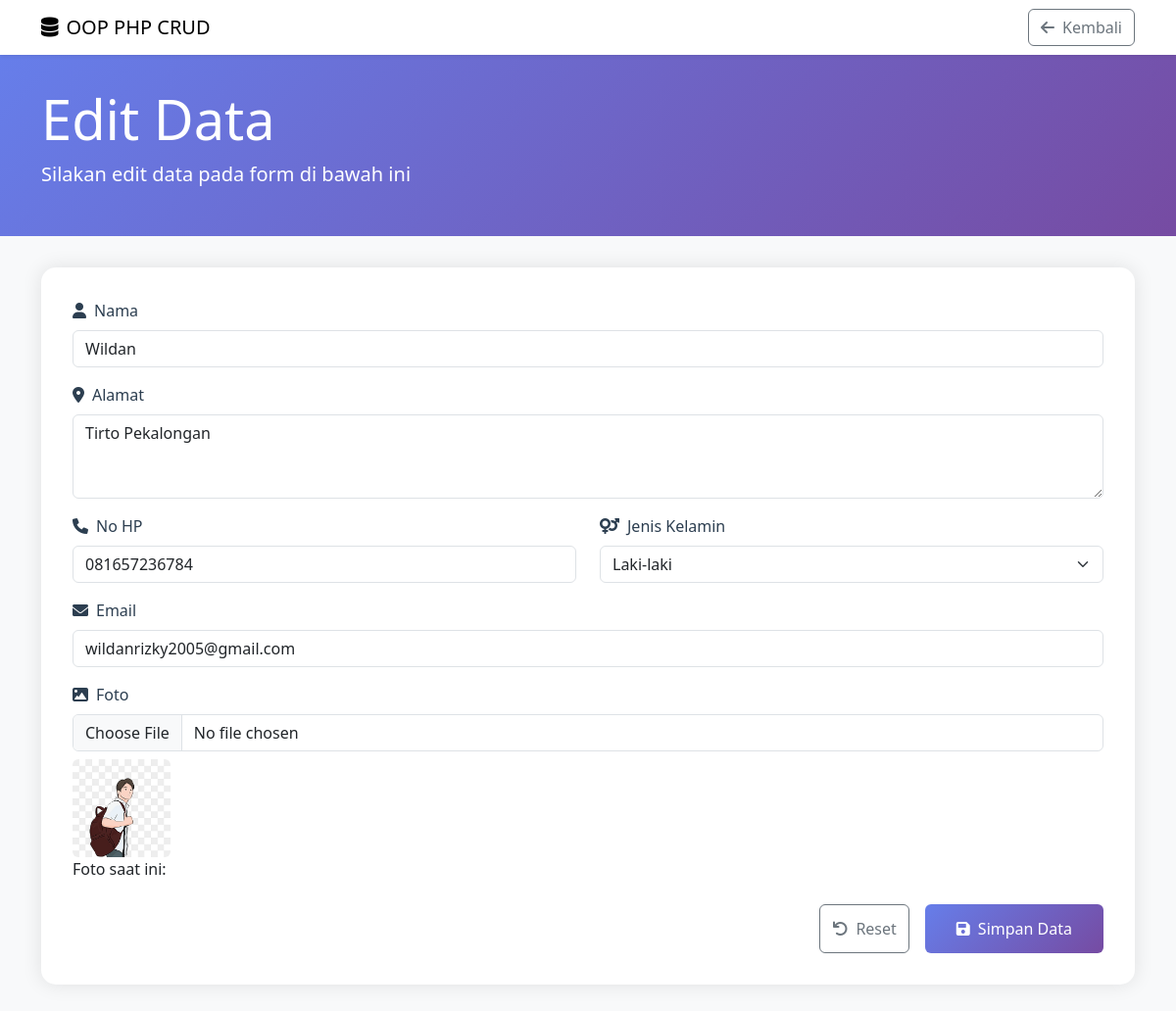
Screenshot of /edit.php?id=6 with the database file from the repository.
### tables this page shows
CREATE TABLE `tb_users` (
  `id` int(11) NOT NULL,
  `nama` varchar(255) NOT NULL,
  `alamat` varchar(255) NOT NULL,
  `nohp` char(13) NOT NULL,
  `jenis_kelamin` enum('Laki-laki','Perempuan') NOT NULL,
  `email` varchar(100) NOT NULL,
  `foto` varchar(255) NOT NULL
);

### database.php (called while the page is built, shortened)
<?php
class Database
{
    public $host = "localhost";
    public $username = "root";
    public $password = "";
    public $database = "db_php";
    public $connect;
    function __construct()
    {
        $this->connect = mysqli_connect($this->host, $this->username, $this->password, $this->database);
    }
    function editData($id)
    {
        $data = mysqli_query($this->connect, "SELECT * FROM tb_users WHERE id='$id'");
        $rows = mysqli_fetch_all($data, MYSQLI_ASSOC);
        return $rows;
    }
}

### edit.php (the view, shortened to what this page needs)
<?php
include 'database.php';
$db = new Database();
$detail = $db->editData($_GET['id']);
?>
<!doctype html>
<html lang="en">
<head>
    <link href="https://cdn.jsdelivr.net/npm/bootstrap@5.3.3/dist/css/bootstrap.min.css" rel="stylesheet">
    <link href="https://cdnjs.cloudflare.com/ajax/libs/font-awesome/6.0.0/css/all.min.css" rel="stylesheet">
</head>
<body>
    <nav class="navbar navbar-expand-lg navbar-light bg-white shadow-sm">
        <div class="container">
            <a class="navbar-brand" href="#">
                <i class="fas fa-database me-2"></i>OOP PHP CRUD
            </a>
            <a href="index.php" class="btn btn-outline-secondary">
                <i class="fas fa-arrow-left me-2"></i>Kembali
            </a>
        </div>
    </nav>
    <div class="page-header">
        <div class="container">
            <h1 class="display-4">Edit Data</h1>
            <p class="lead">Silakan edit data pada form di bawah ini</p>
        </div>
    </div>
    <div class="container">
        <div class="form-container">
            <form method="POST" action="proses.php?aksi=update" enctype="multipart/form-data" class="needs-validation" novalidate>
                <?php
                foreach ($detail as $dataUser) {
                ?>
                    <div class="mb-3">
                        <label for="nama" class="form-label">
                            <i class="fas fa-user me-2"></i>Nama
                        </label>
                        <input type="text" class="form-control" id="nama" name="nama" value="<?php echo $dataUser['nama'] ?>" required>
                    </div>
                    <div class="mb-3">
                        <label for="alamat" class="form-label">
                            <i class="fas fa-map-marker-alt me-2"></i>Alamat
                        </label>
                        <textarea class="form-control" id="alamat" name="alamat" rows="3" required><?php echo $dataUser['alamat'] ?></textarea>
                    </div>
                    <div class="row">
                        <div class="col-md-6 mb-3">
                            <label for="nohp" class="form-label">
                                <i class="fas fa-phone me-2"></i>No HP
                            </label>
                            <input type="tel" class="form-control" id="nohp" name="nohp" value="<?php echo $dataUser['nohp'] ?>" required>
                        </div>
                        <div class="col-md-6 mb-3">
                            <label for="jenis_kelamin" class="form-label">
                                <i class="fas fa-venus-mars me-2"></i>Jenis Kelamin
                            </label>
                            <select class="form-select" id="jenis_kelamin" name="jenis_kelamin" required>
                                <option value="Laki-laki" <?php echo ($dataUser['jenis_kelamin'] == 'Laki-laki') ? 'selected' : ''; ?>>Laki-laki</option>
                            </select>
                        </div>
                    </div>
                    <div class="mb-3">
                        <label for="email" class="form-label">
                            <i class="fas fa-envelope me-2"></i>Email
                        </label>
                        <input type="email" class="form-control" id="email" name="email" value="<?php echo $dataUser['email'] ?>" required>
                    </div>
                    <div class="mb-4">
                        <label for="foto" class="form-label">
                            <i class="fas fa-image me-2"></i>Foto
                        </label>
                        <input type="file" class="form-control" id="foto" name="foto" accept="image/*">
                        <?php if (!empty($dataUser['foto'])) { ?>
                            <img src="uploads/<?php echo $dataUser['foto']; ?>" class="preview-image rounded mt-2" width="100">
                            <p>Foto saat ini:</p>
                        <?php } ?>
                    </div>
                <?php
                }
                ?>
                <div class="d-grid gap-2 d-md-flex justify-content-md-end">
                    <button type="reset" class="btn btn-outline-secondary me-2">
                        <i class="fas fa-undo me-2"></i>Reset
                    </button>
                    <button type="submit" class="btn btn-submit text-white">
                        <i class="fas fa-save me-2"></i>Simpan Data
                    </button>
                </div>
            </form>
        </div>
    </div>
</body>
</html>

### edit.php (style rules this page uses)
body { background-color: #f8f9fa; }
.form-container { background: white; border-radius: 15px; box-shadow: 0 0 20px rgba(0, 0, 0, 0.1); padding: 2rem; margin-top: 2rem; margin-bottom: 2rem; }
.page-header { background: linear-gradient(135deg, #667eea 0%, #764ba2 100%); color: white; padding: 2rem 0; margin-bottom: 2rem; }
.form-label { font-weight: 500; color: #2c3e50; }
.btn-submit { background: linear-gradient(135deg, #667eea 0%, #764ba2 100%); border: none; padding: 0.8rem 2rem; font-weight: 500; }
.preview-image { max-width: 200px; display: block; margin-top: 10px; }

### rows the page displays
tb_users: nama "Wildan", alamat "Tirto Pekalongan", nohp "081657236784", jenis_kelamin "Laki-laki", email "wildanrizky2005@gmail.com", foto (picture)
